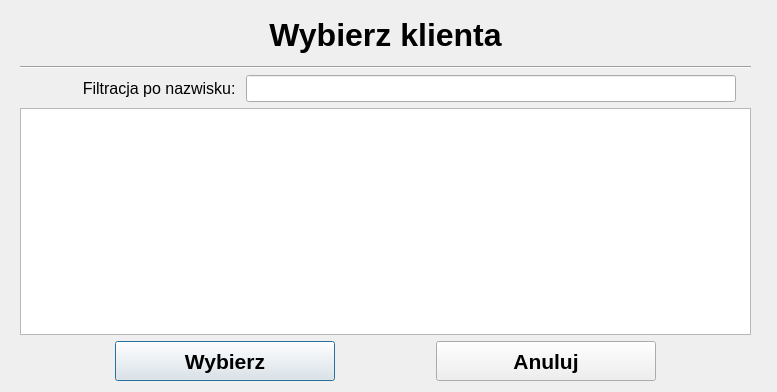
<?xml version="1.0" encoding="UTF-8"?>
<ui version="4.0">
 <class>ChooseCustomer</class>
 <widget class="QDialog" name="ChooseCustomer">
  <property name="geometry">
   <rect>
    <x>0</x>
    <y>0</y>
    <width>777</width>
    <height>392</height>
   </rect>
  </property>
  <property name="windowTitle">
   <string>Dialog</string>
  </property>
  <widget class="QWidget" name="verticalLayoutWidget">
   <property name="geometry">
    <rect>
     <x>20</x>
     <y>10</y>
     <width>731</width>
     <height>371</height>
    </rect>
   </property>
   <layout class="QVBoxLayout" name="verticalLayout">
    <item>
     <widget class="QLabel" name="label_7">
      <property name="minimumSize">
       <size>
        <width>0</width>
        <height>50</height>
       </size>
      </property>
      <property name="font">
       <font>
        <family>Arial</family>
        <pointsize>24</pointsize>
        <weight>75</weight>
        <bold>true</bold>
       </font>
      </property>
      <property name="text">
       <string>Wybierz klienta</string>
      </property>
      <property name="alignment">
       <set>Qt::AlignCenter</set>
      </property>
     </widget>
    </item>
    <item>
     <widget class="Line" name="line">
      <property name="orientation">
       <enum>Qt::Horizontal</enum>
      </property>
     </widget>
    </item>
    <item>
     <layout class="QHBoxLayout" name="horizontalLayout">
      <item>
       <widget class="QLabel" name="label">
        <property name="minimumSize">
         <size>
          <width>220</width>
          <height>0</height>
         </size>
        </property>
        <property name="font">
         <font>
          <family>Arial</family>
          <pointsize>12</pointsize>
         </font>
        </property>
        <property name="text">
         <string>Filtracja po nazwisku: </string>
        </property>
        <property name="alignment">
         <set>Qt::AlignRight|Qt::AlignTrailing|Qt::AlignVCenter</set>
        </property>
       </widget>
      </item>
      <item>
       <widget class="QLineEdit" name="surnameFiltr">
        <property name="minimumSize">
         <size>
          <width>200</width>
          <height>0</height>
         </size>
        </property>
        <property name="font">
         <font>
          <family>Arial</family>
          <pointsize>12</pointsize>
         </font>
        </property>
       </widget>
      </item>
      <item>
       <widget class="QLabel" name="label_2">
        <property name="minimumSize">
         <size>
          <width>0</width>
          <height>0</height>
         </size>
        </property>
        <property name="maximumSize">
         <size>
          <width>16777215</width>
          <height>16777215</height>
         </size>
        </property>
        <property name="font">
         <font>
          <family>Arial</family>
          <pointsize>12</pointsize>
         </font>
        </property>
        <property name="text">
         <string/>
        </property>
       </widget>
      </item>
     </layout>
    </item>
    <item>
     <widget class="QTableWidget" name="table"/>
    </item>
    <item>
     <layout class="QHBoxLayout" name="horizontalLayout_4">
      <item>
       <widget class="QLabel" name="label_16">
        <property name="font">
         <font>
          <pointsize>12</pointsize>
         </font>
        </property>
        <property name="text">
         <string/>
        </property>
        <property name="alignment">
         <set>Qt::AlignCenter</set>
        </property>
       </widget>
      </item>
      <item>
       <widget class="QPushButton" name="addButton">
        <property name="minimumSize">
         <size>
          <width>220</width>
          <height>40</height>
         </size>
        </property>
        <property name="font">
         <font>
          <family>Arial</family>
          <pointsize>16</pointsize>
          <weight>75</weight>
          <bold>true</bold>
         </font>
        </property>
        <property name="text">
         <string>Wybierz</string>
        </property>
       </widget>
      </item>
      <item>
       <widget class="QLabel" name="label_14">
        <property name="font">
         <font>
          <pointsize>12</pointsize>
         </font>
        </property>
        <property name="text">
         <string/>
        </property>
        <property name="alignment">
         <set>Qt::AlignCenter</set>
        </property>
       </widget>
      </item>
      <item>
       <widget class="QPushButton" name="cancelButton">
        <property name="minimumSize">
         <size>
          <width>220</width>
          <height>40</height>
         </size>
        </property>
        <property name="font">
         <font>
          <family>Arial</family>
          <pointsize>16</pointsize>
          <weight>75</weight>
          <bold>true</bold>
         </font>
        </property>
        <property name="text">
         <string>Anuluj</string>
        </property>
       </widget>
      </item>
      <item>
       <widget class="QLabel" name="label_15">
        <property name="font">
         <font>
          <pointsize>12</pointsize>
         </font>
        </property>
        <property name="text">
         <string/>
        </property>
        <property name="alignment">
         <set>Qt::AlignCenter</set>
        </property>
       </widget>
      </item>
     </layout>
    </item>
   </layout>
  </widget>
 </widget>
 <resources/>
 <connections/>
</ui>
